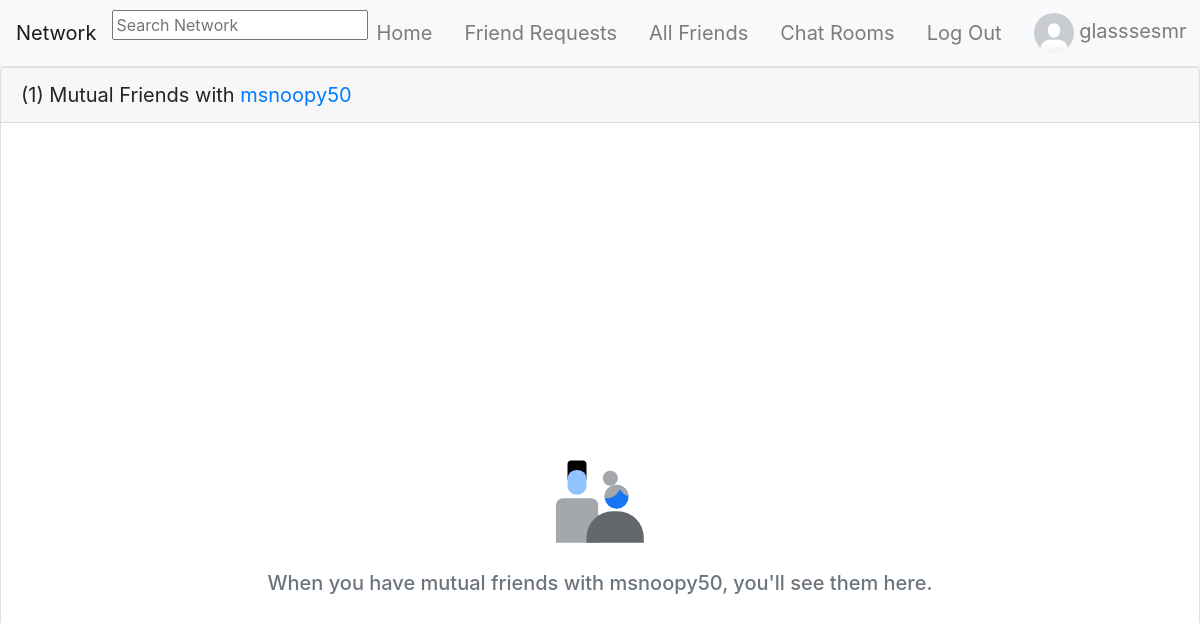
The page /profile_mutuals/14 (signed in) on the database its author committed.
### network/models.py (models this page shows, shortened)
class User(AbstractUser):
    pass

class UserProfile(models.Model):
    user = models.OneToOneField(User, primary_key=True, related_name="profile", on_delete=models.CASCADE)
    bio = models.TextField(blank=True, default="No Bio...", max_length=101)
    picture = models.ImageField(blank=True, default="default_profile_image.png")
    friends = models.ManyToManyField(User, blank=True, related_name="friends")
    blocked = models.ManyToManyField(User, blank=True, related_name="blocked")

### network/views.py (the view)
# urls.py: path("profile_mutuals/<int:profile_id>", views.profile_mutuals, name="profile_mutuals"),
@login_required
def profile_mutuals(request, profile_id):
    try:
        profile = UserProfile.objects.get(pk=profile_id)
        profile_friends = profile.friends.all()
        friends_with_profile = profile_friends.values_list('pk', flat=True)
        mutual_friends = request.user.profile.friends.filter(pk__in=friends_with_profile)
    except UserProfile.DoesNotExist:
        return JsonResponse({"error": "UserProfile matching query does not exist."})
    return render(request, "network/profile_mutuals.html", {
        "profile": profile,
        "mutual_friends": mutual_friends
    })

### templates/network/profile_mutuals.html (shortened to what this page needs)
{% extends "network/layout.html" %} {% load static %}
{% block body %}
    {% if not request.user == profile.user and not profile.user in request.user.profile.blocked.all %}
    <div class="card">
        <div class="card-header" style="font-size: 20px;">({{ profile.friends.all.count }}) Mutual Friends with <a href="{% url 'profile' profile.user.id %}">{{ profile.user.username }}</a></div>
        {% for mutual_friend in mutual_friends %}
            <div class="card">
                <div class="card-header d-flex">
                    <div>
                        <a href="{% url 'profile' mutual_friend.id %}">
                            <img src="{{ mutual_friend.profile.picture.url }}" alt="" width="60px" height="60px"
                                style="border-radius: 50%">
                        </a>
                    </div>
                    <div class="d-flex flex-column ml-2">
                        <a href="{% url 'profile' mutual_friend.id %}">
                            {{ mutual_friend }}
                        </a>
                    </div>
                </div>
            </div>
        {% empty %}
            <div class="d-flex align-items-center justify-content-center flex-column min-vh-100">
                <div class="p-2">
                    <img src="{% static 'network/images/null_states_people_gray_wash.svg' %}" width="112" height="112" alt="">
                </div>
                <div class="p-2 text-muted">
                    <h5 class="text-muted">When you have mutual friends with {{ profile.user.username }}, you'll see them here.</h5>
                </div>
            </div>
        {% endfor %}
    </div>
    {% endif %}
{% endblock %}

### templates/network/layout.html (shortened to what this page needs)
{% load static %}
<!DOCTYPE html>
<html lang="en">
<head>
    <link rel="stylesheet" href="https://stackpath.bootstrapcdn.com/bootstrap/4.4.1/css/bootstrap.min.css">
    <link rel="stylesheet" href="{% static 'network/css/styles.css' %}">
    <link rel="stylesheet" href="https://unpkg.com/@trevoreyre/autocomplete-js/dist/style.css">
</head>
<body>
    <nav class="navbar navbar-expand-lg navbar-light bg-light sticky-top border-bottom">
        <a class="navbar-brand" href="{% url 'index' %}">Network</a>
        {% if request.user.is_authenticated %}
            <div id="autocomplete" class="autocomplete" style="width: 320px;">
                <form action="{% url 'search_results' %}" method="get">
                    <input class="autocomplete-input" id="autocomplete_input" placeholder="Search Network" name="q">
                </form>
            </div>
        {% endif %}
        <div class="collapse navbar-collapse" id="navbarNav">
            <ul class="navbar-nav mx-auto">
                <li class="nav-item">
                    <a class="navbar-brand nav-link" href="{% url 'index' %}">
                        Home
                    </a>
                </li>
                {% if user.is_authenticated %}
                <li class="nav-item">
                    <a class="navbar-brand nav-link" href="{% url 'friend_requests' %}">
                        Friend Requests
                    </a>
                </li>
                <li class="nav-item">
                    <a class="navbar-brand nav-link" href="{% url 'friends' %}">
                        All Friends
                    </a>
                </li>
                <li class="nav-item">
                    <a class="navbar-brand nav-link" href="{% url 'chat:index' %}">
                        Chat Rooms
                    </a>
                </li>
                <li class="nav-item">
                    <a class="navbar-brand nav-link" href="{% url 'account_logout' %}">
                        Log Out
                    </a>
                </li>
                {% endif %}
            </ul>
            {% if user.is_authenticated %}
                <ul class="navbar-nav ml-auto">
                    <a class="nav-link navbar-brand" href="{% url 'profile' user.id %}" id="profile">
                        <li class="nav-item">
                            <img src="{{ user.profile.picture.url }}" alt="Logged in Profile Picture" width="40" height="40" style="border-radius: 50%;" id="logged_in_picture">
                            {{ user.username }}
                        </li>
                    </a>
                </ul>
            {% endif %}
        </div>
    </nav>
    <div class="body">
        {% block body %}
        {% endblock %}
    </div>
</body>
</html>

### rows shown on the page
User: profile.picture (placeholder picture), username "glasssesmr"
UserProfile: friends.all.count "1", user.username "msnoopy50"
